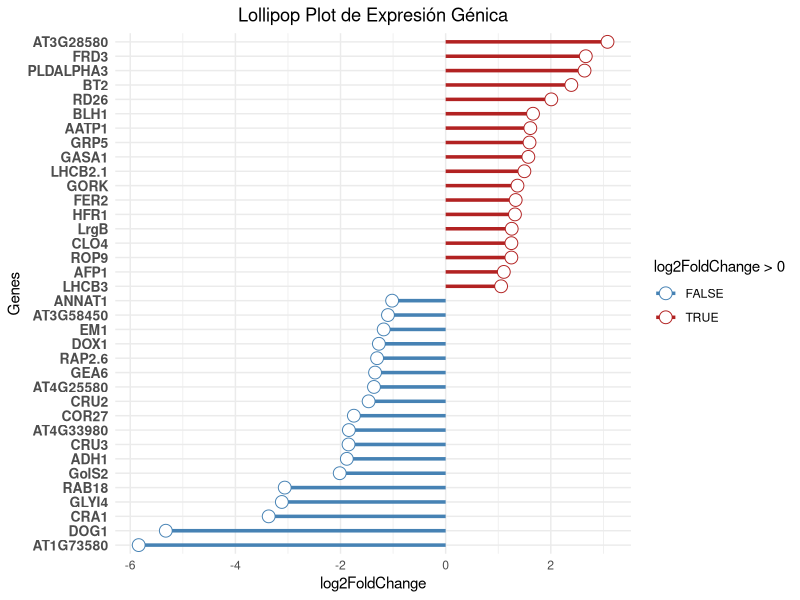
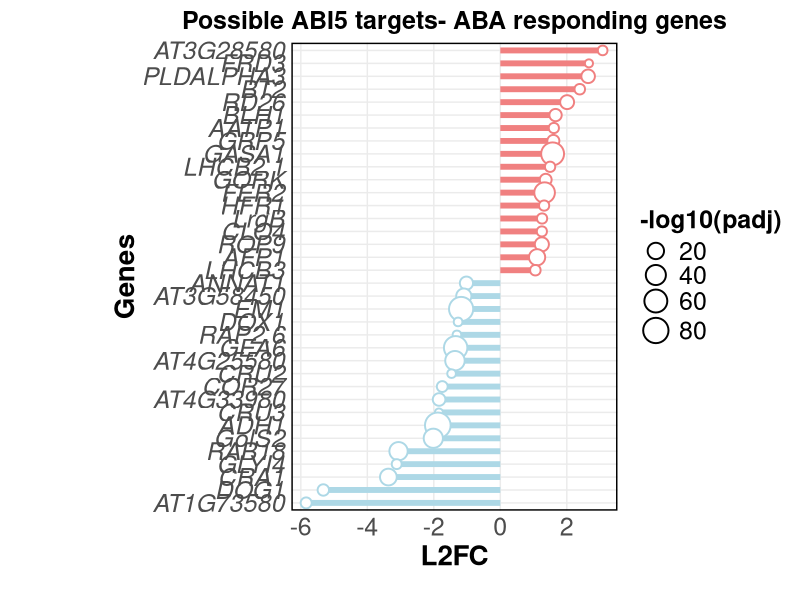

Write R code to recreate these figures, in order.
library(ggplot2)


# Leer el archivo Excel (ajusta la ruta al archivo)
data <- read.csv("Data_ABI5-ABA.tsv", sep = "\t", header = TRUE)

# Verifica la estructura de tus datos para asegurarte de que estén correctamente cargados
head(data)

ggplot(data, aes(x = reorder(Symbol, log2FoldChange), y = log2FoldChange, color = log2FoldChange > 0)) +
  geom_segment(aes(xend = Symbol, y = 0, yend = log2FoldChange), size = 1.2) +  # Líneas más gruesas
  geom_point(size = 4, shape = 21, fill = "white") +  # Puntos más grandes y huecos
  coord_flip() +
  scale_color_manual(values = c("steelblue", "firebrick")) +  # Otros colores
  theme_minimal() +
  labs(x = "Genes", y = "log2FoldChange", title = "Lollipop Plot de Expresión Génica") +
  theme(axis.text.y = element_text(size = 10, face = "bold"),  # Ajustar tamaño de los nombres de genes
        plot.title = element_text(hjust = 0.5))  # Centrar el título



# Crear el Lollipop Plot ajustado
ggplot(data, aes(x = reorder(Symbol, log2FoldChange), y = log2FoldChange)) +
  
# Segmento que conecta el eje con el punto
geom_segment(aes(xend = Symbol, color = log2FoldChange > 0, y = 0, yend = log2FoldChange), size = 2) +
  
# Los puntos, con jitter para evitar superposición, color según FoldChange y tamaño según adjPvalue
geom_point(aes(color = log2FoldChange > 0, size = -log10(padj)), 
           shape = 21, stroke = 1, fill = "white") +
  
  # Voltear el gráfico para tener genes en el eje Y
  coord_flip() +
  
  # Colores para valores positivos y negativos de FoldChange (sin mostrar la leyenda de color)
  scale_color_manual(values = c("lightblue", "lightcoral"), guide = "none") +
  
  # Ajustar el tamaño de los círculos (escala de tamaño)
  scale_size_continuous(range = c(2, 8)) +  # Ajustar el rango de tamaños de los puntos
  
  # Etiquetas y título del gráfico
  labs(x = "Genes", y = "L2FC", title = "Possible ABI5 targets- ABA responding genes",
       size = "-log10(padj)") +
  
  # Ajustar el estilo de los nombres de los genes (cursiva y tamaño más pequeño)
  theme_minimal() +
  
  theme(
    
    # Ajustar el tamaño de las leyendas de los ejes
    axis.title.x = element_text(size =20, face = "bold"),  # Tamaño de la leyenda del eje X
    axis.title.y = element_text(size = 20, face = "bold", vjust = 0.5, hjust = 0.5),  # Tamaño de la leyenda del eje Y
    
    # Ajustar el tamaño de los números de la escala
    axis.text.x = element_text(size = 18),  # Tamaño de los números del eje X
    axis.text.y = element_text(size = 18, face = "italic"),  # Tamaño de los nombres de los genes
    
    # Ajustar el tamaño de la leyenda de los puntos
    legend.title = element_text(size = 18, face = "bold"),  # Tamaño del título de la leyenda
    legend.text = element_text(size = 18),  # Tamaño del texto de la leyenda
    
    # Eliminar la cuadrícula
    panel.grid.minor = element_blank(),
    
    # Añadir borde negro alrededor de la figura
    panel.border = element_rect(color = "black", fill = NA, size = 1),  # Borde negro

    
    # Centrar el título
    plot.title = element_text(hjust = 0.5, size= 18, face= "bold"),
    
    # Ajustar los márgenes: (top, right, bottom, left)
    plot.margin = margin(8, 8,20, 80))
    
  
